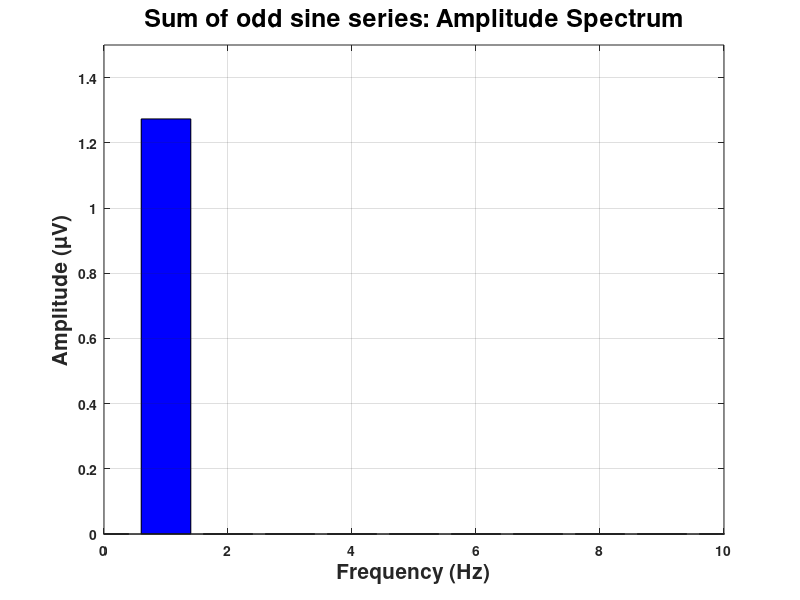
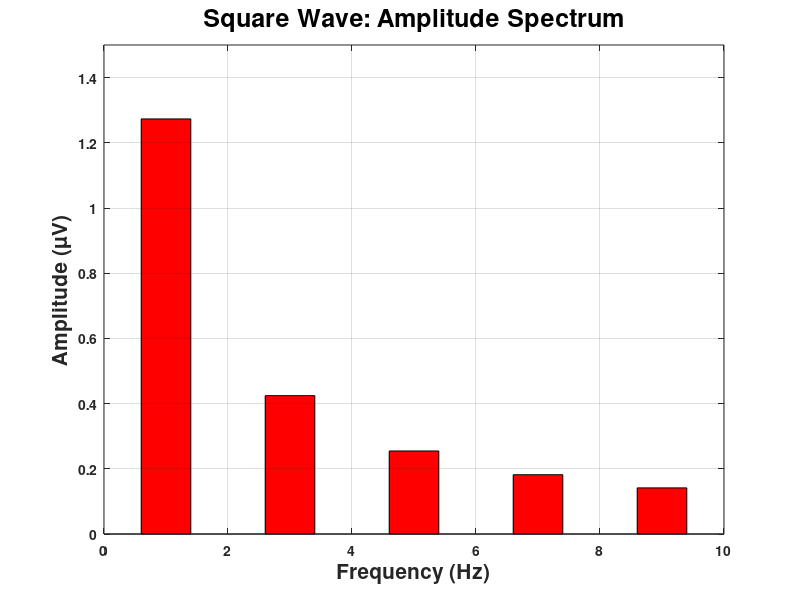
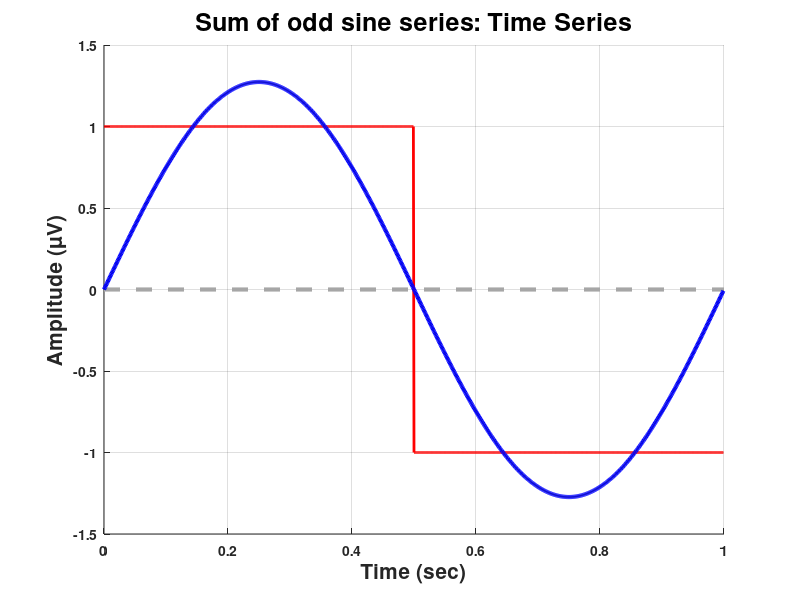

MATLAB code to generate these figures, in order:
%  
%  
% [varargout] = FFTex2(varargin) 
%  
%  
% DESCRIPTION 
% ------------------------------------------------------------------------| 
% The purpose of this function is to illustrate the basic principles of the
% Fast Fourier Transform (FFT). The function takes as input the 
% number of harmonics desired to approximate a square wave. 
%
%  
% INPUTS 
% ------------------------------------------------------------------------| 
% Nharms: number of harmonics
% 
%  
% OUTPUTS 
% ------------------------------------------------------------------------| 
%  
%  
% NOTES 
% ------------------------------------------------------------------------| 
% FFTex2 by itself only plots the first harmonic approximation (i.e. just a
% sinusoid). For the output of this funtion to be interesting try
% successive approximations:
% for n = 1:5, FFTex2(n) end;
%
%  
% Written 03/08/2013 
% By Sam Thorpe 


function [varargout] = FFTex2(Nharms,varargin) 


% % general parameters
if ~nargin  || isempty(Nharms), Nharms = 1;  end;
f = 1:2:2*Nharms;
N = 1;   
plotphase = 0;
theta = 0; 
maxf = max(10,2*max(f)+1);
A = 1;
fs = 1000;
t = 0:1/fs:N-1/fs;
yA = zeros(length(t),Nharms);
hclr = zeros(Nharms,3);


% % make sum of sinusoids
for Q = 1:Nharms
    yA(:,Q) = 2*(2*A)/(pi*f(Q))*sin(2*pi*f(Q)*t - theta);
    hclr(Q,:) = (Q-1)/Nharms*[0.75 0.75 0.75];
end
y = sum(yA,2);


% % make square wave for comparison
ySQ = zeros(length(t),1);
for Q = 1:N
   ySQ((Q-1)*fs + (1:fs/2)) = 1;
   ySQ((Q-1)*fs + (fs/2+1:fs)) = -1;
end


% % compute spectra
yF = fft(y)/length(y);
ySQF = fft(ySQ)/length(ySQ);
df = fs/length(yF);
freqs = 0:df:fs-df;
yS = 2*abs(yF);
ySQS = 2*abs(ySQF);
yT = angle(yF);


%                                 PLOTS 
% % ----------------------------------------------------------------------| 
%  


% % PLOT ANGLE
if plotphase
    figure('position',[500 511 560 420]);
    bar(freqs,yT.*yS,'facecolor','r');
    xlabel('Frequency (Hz)','fontweight','bold','fontsize',15);
    ylabel('Angle*Amplitude (radians*\muV)','fontweight','bold','fontsize',15);
    title([num2str(f),' Hz sinusoid: Phase Angle'],'fontweight','bold','fontsize',18);
    grid('on');
    set(gca,'xlim',[0 maxf],'fontweight','bold');
    set(gca,'ylim',[-pi pi],'fontweight','bold');
    ytl = {'-pi','-pi/2','0','pi/2','pi'};
    set(gca,'ytick',[-pi -pi/2 0 pi/2 pi],'yticklabel',ytl);
end

  
% % PLOT SPECTRUM
figure('position',[500 511 560 420]);
bar(freqs,yS,'facecolor','b');
xlabel('Frequency (Hz)','fontweight','bold','fontsize',15);
ylabel('Amplitude (\muV)','fontweight','bold','fontsize',15);
title('Sum of odd sine series: Amplitude Spectrum','fontweight','bold','fontsize',18);
grid('on');
set(gca,'xlim',[0 maxf],'fontweight','bold');
set(gca,'ylim',1.5*[0 A],'fontweight','bold');


% % PLOT SPECTRUM
figure('position',[500 511 560 420]);
bar(freqs,ySQS,'facecolor','r');
xlabel('Frequency (Hz)','fontweight','bold','fontsize',15);
ylabel('Amplitude (\muV)','fontweight','bold','fontsize',15);
title('Square Wave: Amplitude Spectrum','fontweight','bold','fontsize',18);
grid('on');
set(gca,'xlim',[0 maxf],'fontweight','bold');
set(gca,'ylim',1.5*[0 A],'fontweight','bold');


% % PLOT TIME SERIES
figure('position',[500 511 560 420]);
line([0 N],[0 0],'linewidth',3,'linestyle','--','color',[0.65 0.65 0.65]);
hold on;
for Q = 1:Nharms
    plot(t,yA(:,Q),'linewidth',1,'linestyle','-','color',hclr(Q,:));
end
plot(t,ySQ,'linewidth',2,'color',[1 0 0]); 
plot(t,y,'linewidth',3,'color',[0 0 1]); 
xlabel('Time (sec)','fontweight','bold','fontsize',15);
ylabel('Amplitude (\muV)','fontweight','bold','fontsize',15);
title('Sum of odd sine series: Time Series','fontweight','bold','fontsize',18);
grid('on');
set(gca,'fontweight','bold');
set(gca,'xlim',[0 N],'fontweight','bold');
set(gca,'ylim',1.5*[-A A],'fontweight','bold');


%                            PARSE VARARGOUT
% % ----------------------------------------------------------------------| 
%  

if nargout,   varargout{1} = t;     end;
if nargout>1, varargout{2} = y;     end;
if nargout>2, varargout{3} = freqs; end;
if nargout>3, varargout{4} = yF;    end;

%                                END ALL 
% % ----------------------------------------------------------------------| 
%  


